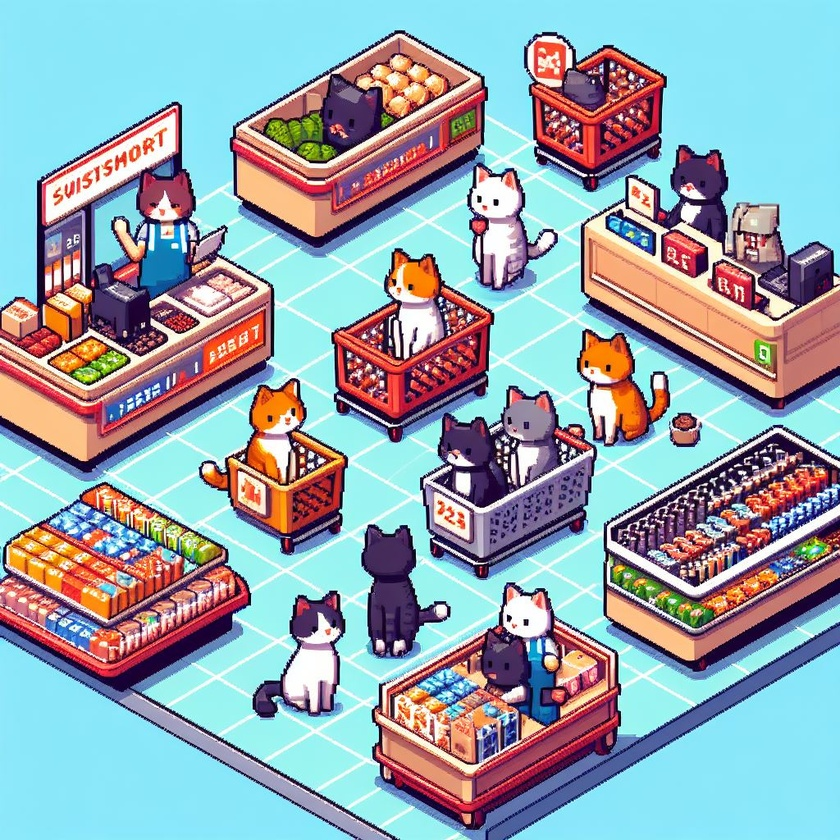
//> input picture Tap/SuperMarkeet/src/br/edu/ufam/icomp/SuperMarkeet/layout/_12460f3a-5fa7-4bf1-9f09-a01bc7bf8948.jpeg, 840 x 840 px, shrunk from 1024 x 1024 before the run
$ ./Lab12-Hello ../../Tap/SuperMarkeet/src/br/edu/ufam/icomp/SuperMarkeet/layout/_12460f3a-5fa7-4bf1-9f09-a01bc7bf8948.jpeg   (built with g++ and OpenCV 4)
//> lines starting //> are read from the running program, lines starting //| are printed output that depends on the picture; after the words box and inside, x2 and y2 are one past the last pixel; in counts of white or black regions, pixels touching at a corner belong together
#include <stdio.h>

#include <opencv2/core.hpp>
#include <opencv2/highgui.hpp>
#include <opencv2/imgproc.hpp>

using namespace cv;

typedef struct {
    Point p1, p2;
} bounding_box;

// img  - Imagem
// x, y - Posição da imagem onde a pintura irá começar
// whiteThreshold - Escala de cinza em que qualquer valor maior é considerado "branco"
// bbox - Retângulo que contém os pixels pintados
void floodFill(Mat img, int x, int y, int whiteThreshold, bounding_box *bbox) {
    // Se estiver fora dos limites da imagem, ignora
    if (x < 0 || x >= img.cols || y < 0 || y >= img.rows) return;

    // Acessa o valor do pixel
    uchar pixel = img.at<uchar>(y,x);

    // Se o pixel atual não é considerado "branco", ignora
    if (pixel < whiteThreshold) return;

    // Pinta o pixel para preto
    img.at<uchar>(y,x) = 0;

    // Atualiza o retângulo
    if (x < bbox->p1.x) bbox->p1.x = x;
    if (x > bbox->p2.x) bbox->p2.x = x;
    if (y < bbox->p1.y) bbox->p1.y = y;
    if (y > bbox->p2.y) bbox->p2.y = y;

    // Executa recursivamente para cima, baixo, esquerda e direita
    floodFill(img, x, y+1, whiteThreshold, bbox);
    floodFill(img, x, y-1, whiteThreshold, bbox);
    floodFill(img, x-1, y, whiteThreshold, bbox);
    floodFill(img, x+1, y, whiteThreshold, bbox);
}

int main(int argc, char **argv) {
    if (argc < 2) {
        printf("Sintaxe: %s <nome-arquivo-png>\n", argv[0]);
        return 1;
    }

    // Abre a imagem, passada pela linha de comando, em modo escala-de-cinza
    Mat img = imread(argv[1], IMREAD_GRAYSCALE);
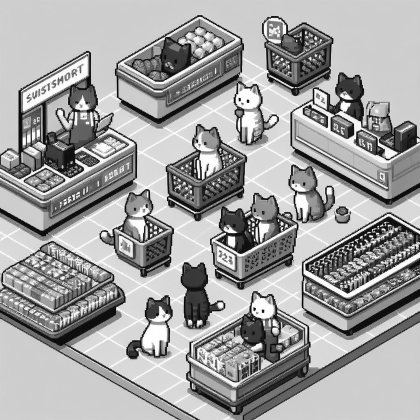
//> img: 840 rows x 840 cols, CV_8UC1 (shown at 1/2 size); min 0, max 255, mean 161.6

    printf("Arquivo: %s\n", argv[1]);
//| Arquivo: ../../Tap/SuperMarkeet/src/br/edu/ufam/icomp/SuperMarkeet/layout/_12460f3a-5fa7-4bf1-9f09-a01bc7bf8948.jpeg
    printf("  --> Colunas: %d\n", img.cols);
//|   --> Colunas: 840
    printf("  --> Linhas:  %d\n", img.rows);
//|   --> Linhas:  840
    printf("  --> Canais:  %d\n", img.channels());
//|   --> Canais:  1

    printf("  --> Pixels:");
    for(int y=0; y<img.rows; y++) {
        for (int x=0; x<img.cols; x++) {
            uchar pixel = img.at<uchar>(y,x);
            printf("%3d ", pixel);
        }
        printf("\n             ");
    }
    printf("\n");

    img.at<uchar>(7,9) = 0;  // Pixel preto
//> img: 840 rows x 840 cols, CV_8UC1; 1 pixels changed, all inside (x1, y1, x2, y2) = (9, 7, 10, 8)
    img.at<uchar>(7,10) = 0; // Pixel preto
//> img: 840 rows x 840 cols, CV_8UC1; min 0, max 255, mean 161.6
    imwrite("output-hello-pixel.png", img);

    // Retângulo resultante do flood fill
    bounding_box bbox = {
        .p1 = Point(img.cols, img.rows),
        .p2 = Point(0, 0)
    };
    // Executa o flood fill
    floodFill(img, 8, 5, 200, &bbox);
//> in floodFill, `uchar pixel = img.at<uchar>(y,x);`: pixel = 206
//> in floodFill, `if (x < bbox->p1.x) bbox->p1.x = x;`: bbox->p1 = Point(8, 840)
//> in floodFill, `if (x > bbox->p2.x) bbox->p2.x = x;`: bbox->p2 = Point(8, 0)
//> in floodFill, `if (y < bbox->p1.y) bbox->p1.y = y;`: bbox->p1 = Point(8, 5)
//> in floodFill (call 8), `if (y > bbox->p2.y) bbox->p2.y = y;`: bbox->p2 = Point(8, 12)
//> in floodFill (call 8), `floodFill(img, x, y+1, whiteThreshold, bbox);`:
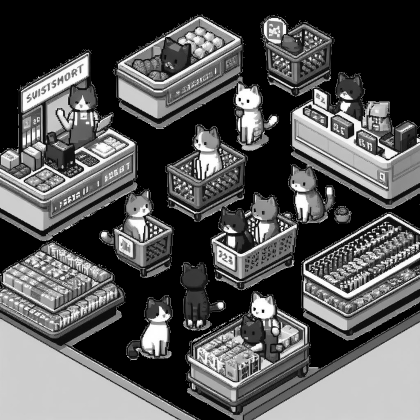
//> img: 840 rows x 840 cols, CV_8UC1 (shown at 1/2 size); min 0, max 255, mean 87.4
//> in floodFill, `floodFill(img, x-1, y, whiteThreshold, bbox);`: y = 5

    // Imprime o resultado do flood fill
    printf("  --> Pixels:");
    for(int y=0; y<img.rows; y++) {
        for (int x=0; x<img.cols; x++) {
            uchar pixel = img.at<uchar>(y,x);
            printf("%3d ", pixel);
        }
        printf("\n             ");
    }
    printf("\n");

    // Salva a imagem com o círculo "pintado"
    imwrite("output-hello-floodfill.png", img);
    printf("  --> Flood fill: %d, %d -> %d, %d\n", bbox.p1.x, bbox.p1.y, bbox.p2.x, bbox.p2.y);
//|   --> Flood fill: 0, 0 -> 839, 839

    // Salva a imagem ORIGINAL com o retângulo resultante do flood fill
    Mat imgOriginal = imread(argv[1], IMREAD_COLOR);
//> imgOriginal is the input picture: 840 rows x 840 cols, CV_8UC3; mean B, G, R 174.4, 165.9, 148.2
    rectangle(imgOriginal, bbox.p1, bbox.p2, Scalar(0, 255, 0), 1);
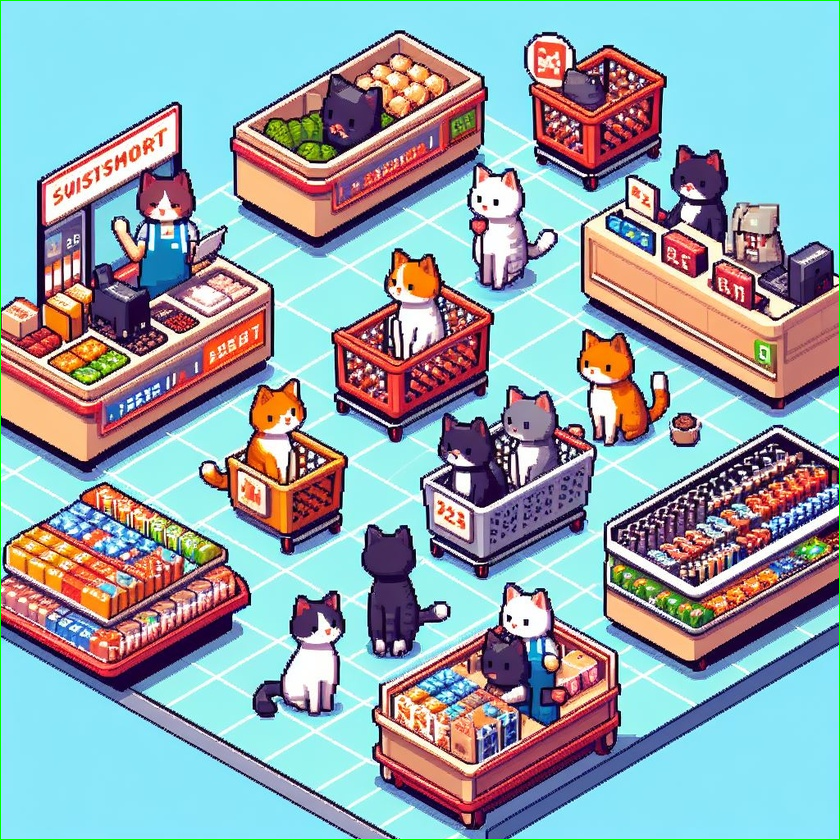
//> imgOriginal: 840 rows x 840 cols, CV_8UC3; 0.48% of pixels changed, all inside (x1, y1, x2, y2) = (0, 0, 840, 840)
//> bbox.p1 = Point(0, 0); bbox.p2 = Point(839, 839)
    imwrite("output-hello-rect.png", imgOriginal);
}

$ run again, on Tap/SuperMarkeet/src/br/edu/ufam/icomp/SuperMarkeet/layout/_47ac1fc5-3670-4254-8fc6-a05d6e3988e1.jpeg
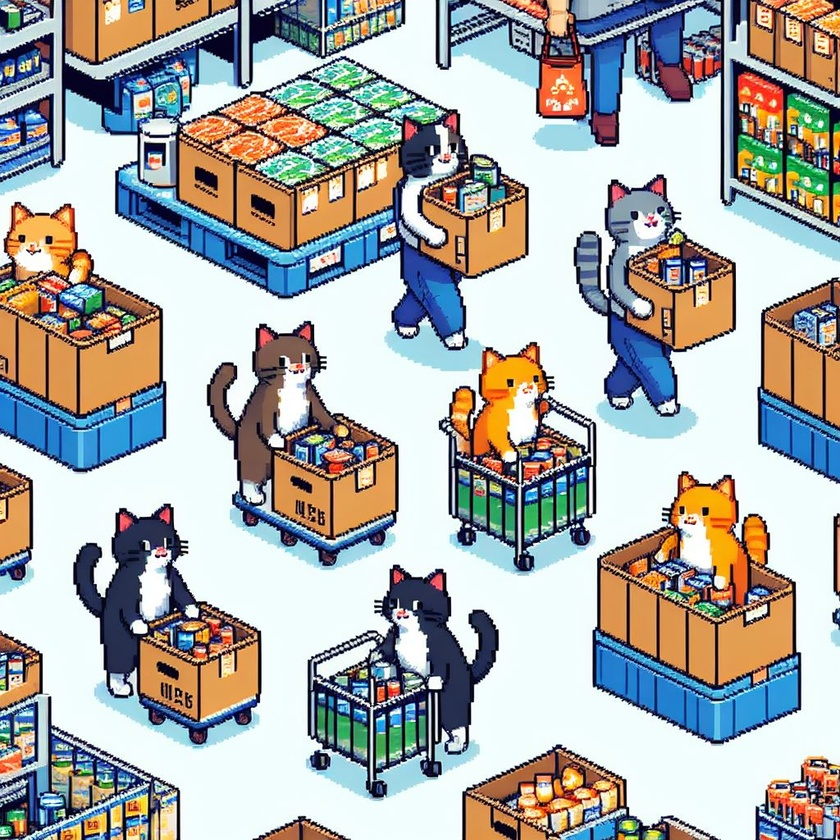
//> input picture Tap/SuperMarkeet/src/br/edu/ufam/icomp/SuperMarkeet/layout/_47ac1fc5-3670-4254-8fc6-a05d6e3988e1.jpeg, 840 x 840 px, shrunk from 1024 x 1024 before the run
//> `Mat img = imread(argv[1], IMREAD_GRAYSCALE);`:
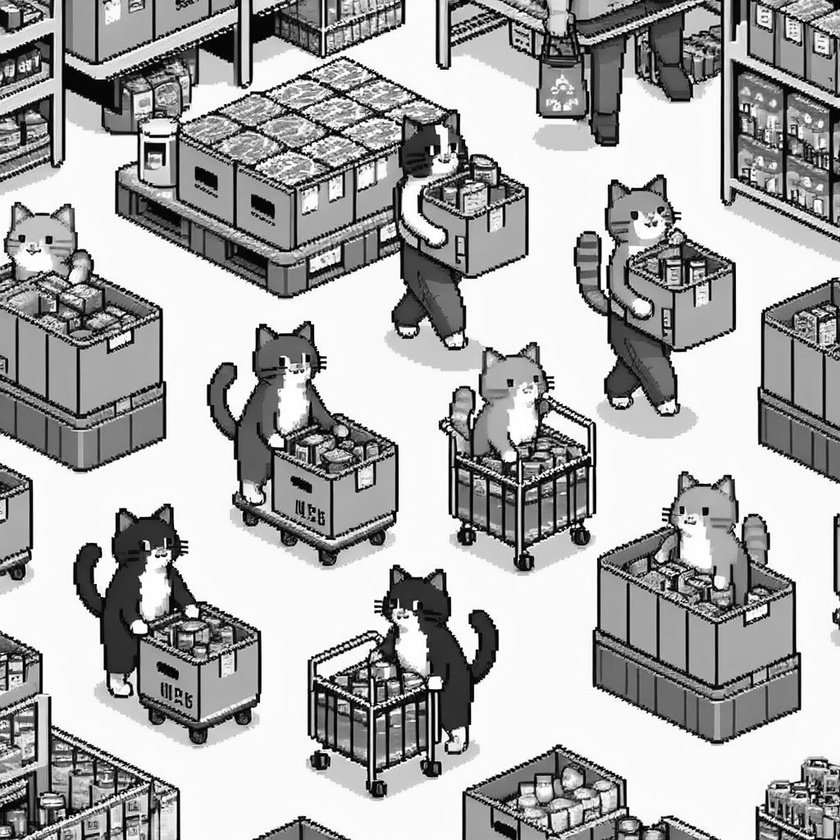
//> img: 840 rows x 840 cols, CV_8UC1; min 0, max 255, mean 170.9
//| Arquivo: ../../Tap/SuperMarkeet/src/br/edu/ufam/icomp/SuperMarkeet/layout/_47ac1fc5-3670-4254-8fc6-a05d6e3988e1.jpeg
//|   --> Colunas: 840
//|   --> Linhas:  840
//|   --> Canais:  1
//> pixel = 216
//> in floodFill, `if (x < bbox->p1.x) bbox->p1.x = x;`: bbox->p1 = Point(8, 840)
//> in floodFill, `if (x > bbox->p2.x) bbox->p2.x = x;`: bbox->p2 = Point(8, 0)
//> in floodFill, `if (y < bbox->p1.y) bbox->p1.y = y;`: bbox->p1 = Point(8, 5)
//> y = 5
//|   --> Flood fill: 1, 5 -> 18, 11
//> imgOriginal is the input picture: 840 rows x 840 cols, CV_8UC3; mean B, G, R 168.8, 171.8, 170.2
//> imgOriginal: 840 rows x 840 cols, CV_8UC3; 46 pixels changed, all inside (x1, y1, x2, y2) = (1, 5, 19, 12)
//> bbox.p1 = Point(1, 5); bbox.p2 = Point(18, 11)

$ run again, on Tap/SuperMarkeet/src/br/edu/ufam/icomp/SuperMarkeet/layout/_60794682-3c1d-4e51-b7b5-c491ec9dcd68.jpeg
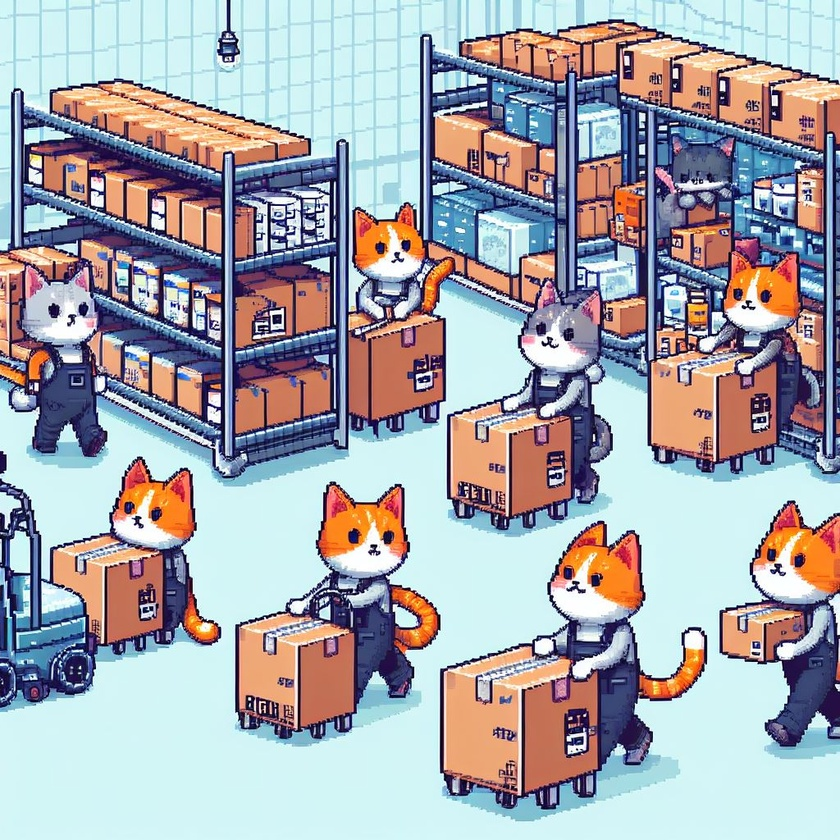
//> input picture Tap/SuperMarkeet/src/br/edu/ufam/icomp/SuperMarkeet/layout/_60794682-3c1d-4e51-b7b5-c491ec9dcd68.jpeg, 840 x 840 px, shrunk from 1024 x 1024 before the run
//| Arquivo: ../../Tap/SuperMarkeet/src/br/edu/ufam/icomp/SuperMarkeet/layout/_60794682-3c1d-4e51-b7b5-c491ec9dcd68.jpeg
//|   --> Colunas: 840
//|   --> Linhas:  840
//|   --> Canais:  1
//> pixel = 235
//> in floodFill, `if (x < bbox->p1.x) bbox->p1.x = x;`: bbox->p1 = Point(8, 840)
//> in floodFill, `if (x > bbox->p2.x) bbox->p2.x = x;`: bbox->p2 = Point(8, 0)
//> in floodFill, `if (y < bbox->p1.y) bbox->p1.y = y;`: bbox->p1 = Point(8, 5)
//> pixel = 236
//> in floodFill (call 8), `if (y > bbox->p2.y) bbox->p2.y = y;`: bbox->p2 = Point(8, 12)
//> in floodFill (call 8), `floodFill(img, x, y+1, whiteThreshold, bbox);`:
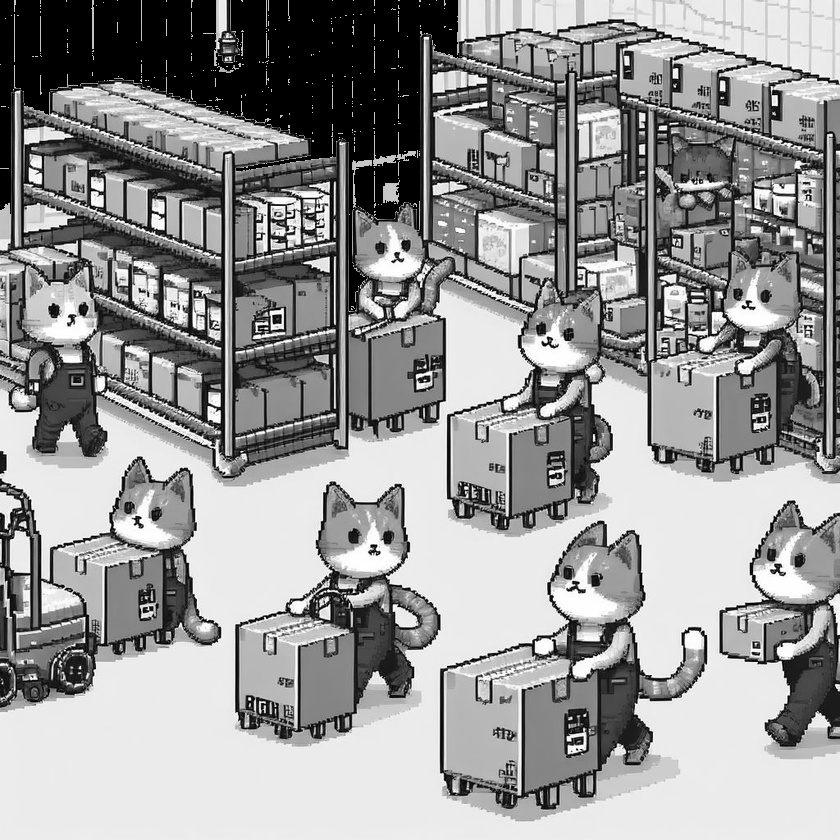
//> img: 840 rows x 840 cols, CV_8UC1; min 0, max 255, mean 150
//> y = 5
//|   --> Flood fill: 0, 0 -> 461, 310
//> imgOriginal is the input picture: 840 rows x 840 cols, CV_8UC3; mean B, G, R 172.6, 166.8, 165.8
//> `rectangle(imgOriginal, bbox.p1, bbox.p2, Scalar(0, 255, 0), 1);`:
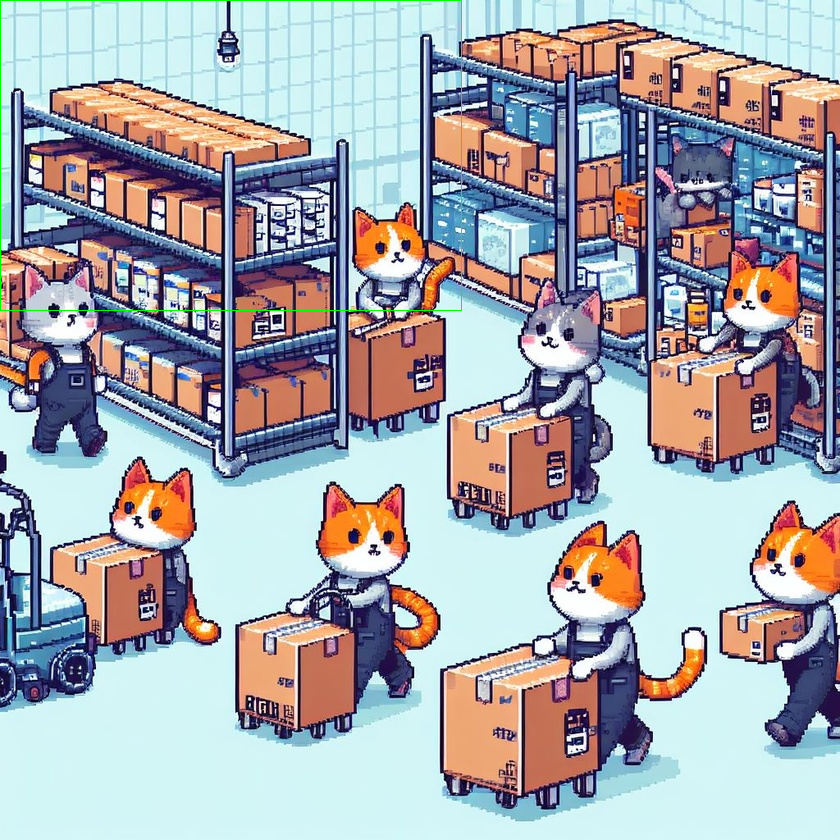
//> imgOriginal: 840 rows x 840 cols, CV_8UC3; 0.22% of pixels changed, all inside (x1, y1, x2, y2) = (0, 0, 462, 311)
//> bbox.p1 = Point(0, 0); bbox.p2 = Point(461, 310)
